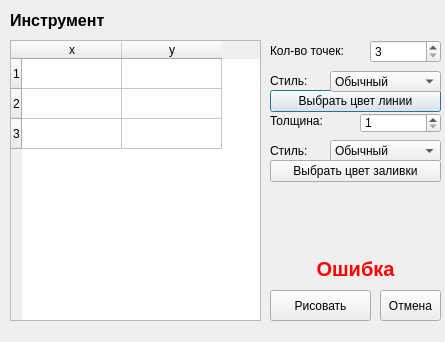
<?xml version="1.0" encoding="UTF-8"?>
<ui version="4.0">
 <class>CurveDialog</class>
 <widget class="QDialog" name="CurveDialog">
  <property name="geometry">
   <rect>
    <x>0</x>
    <y>0</y>
    <width>445</width>
    <height>342</height>
   </rect>
  </property>
  <property name="windowTitle">
   <string>Dialog</string>
  </property>
  <widget class="QTableWidget" name="tableWidget">
   <property name="geometry">
    <rect>
     <x>10</x>
     <y>40</y>
     <width>251</width>
     <height>281</height>
    </rect>
   </property>
   <property name="rowCount">
    <number>3</number>
   </property>
   <row/>
   <row/>
   <row/>
   <column>
    <property name="text">
     <string>x</string>
    </property>
   </column>
   <column>
    <property name="text">
     <string>y</string>
    </property>
   </column>
  </widget>
  <widget class="QSpinBox" name="spinBoxCount">
   <property name="geometry">
    <rect>
     <x>370</x>
     <y>40</y>
     <width>71</width>
     <height>23</height>
    </rect>
   </property>
   <property name="minimum">
    <number>3</number>
   </property>
   <property name="maximum">
    <number>1000</number>
   </property>
  </widget>
  <widget class="QLabel" name="labelCount">
   <property name="geometry">
    <rect>
     <x>270</x>
     <y>40</y>
     <width>91</width>
     <height>21</height>
    </rect>
   </property>
   <property name="text">
    <string>Кол-во точек:</string>
   </property>
  </widget>
  <widget class="QPushButton" name="pushButtonPenColor">
   <property name="geometry">
    <rect>
     <x>270</x>
     <y>90</y>
     <width>171</width>
     <height>22</height>
    </rect>
   </property>
   <property name="autoFillBackground">
    <bool>true</bool>
   </property>
   <property name="text">
    <string>Выбрать цвет линии</string>
   </property>
  </widget>
  <widget class="QLabel" name="labelPenWeight">
   <property name="geometry">
    <rect>
     <x>270</x>
     <y>110</y>
     <width>91</width>
     <height>21</height>
    </rect>
   </property>
   <property name="text">
    <string>Толщина:</string>
   </property>
   <property name="alignment">
    <set>Qt::AlignLeading|Qt::AlignLeft|Qt::AlignVCenter</set>
   </property>
  </widget>
  <widget class="QComboBox" name="comboBoxPenStyle">
   <property name="geometry">
    <rect>
     <x>330</x>
     <y>71</y>
     <width>111</width>
     <height>21</height>
    </rect>
   </property>
   <property name="currentIndex">
    <number>1</number>
   </property>
   <item>
    <property name="text">
     <string>Без линии</string>
    </property>
   </item>
   <item>
    <property name="text">
     <string>Обычный</string>
    </property>
   </item>
   <item>
    <property name="text">
     <string>Пунктир</string>
    </property>
   </item>
   <item>
    <property name="text">
     <string>Пунктир-точка</string>
    </property>
   </item>
   <item>
    <property name="text">
     <string>Пунктир-точка-точка</string>
    </property>
   </item>
  </widget>
  <widget class="QLabel" name="labelPenStyle">
   <property name="geometry">
    <rect>
     <x>270</x>
     <y>70</y>
     <width>61</width>
     <height>21</height>
    </rect>
   </property>
   <property name="text">
    <string>Стиль:</string>
   </property>
   <property name="alignment">
    <set>Qt::AlignLeading|Qt::AlignLeft|Qt::AlignVCenter</set>
   </property>
  </widget>
  <widget class="QSpinBox" name="spinBoxPenWeight">
   <property name="geometry">
    <rect>
     <x>360</x>
     <y>113</y>
     <width>81</width>
     <height>20</height>
    </rect>
   </property>
   <property name="minimum">
    <number>1</number>
   </property>
   <property name="maximum">
    <number>1000</number>
   </property>
  </widget>
  <widget class="QPushButton" name="pushButtonDraw">
   <property name="geometry">
    <rect>
     <x>270</x>
     <y>290</y>
     <width>101</width>
     <height>31</height>
    </rect>
   </property>
   <property name="text">
    <string>Рисовать</string>
   </property>
  </widget>
  <widget class="QPushButton" name="pushButtonCancel">
   <property name="geometry">
    <rect>
     <x>380</x>
     <y>290</y>
     <width>61</width>
     <height>31</height>
    </rect>
   </property>
   <property name="text">
    <string>Отмена</string>
   </property>
  </widget>
  <widget class="QLabel" name="labelError">
   <property name="geometry">
    <rect>
     <x>275</x>
     <y>253</y>
     <width>161</width>
     <height>31</height>
    </rect>
   </property>
   <property name="palette">
    <palette>
     <active>
      <colorrole role="WindowText">
       <brush brushstyle="SolidPattern">
        <color alpha="255">
         <red>255</red>
         <green>0</green>
         <blue>0</blue>
        </color>
       </brush>
      </colorrole>
     </active>
     <inactive>
      <colorrole role="WindowText">
       <brush brushstyle="SolidPattern">
        <color alpha="255">
         <red>255</red>
         <green>0</green>
         <blue>0</blue>
        </color>
       </brush>
      </colorrole>
     </inactive>
     <disabled>
      <colorrole role="WindowText">
       <brush brushstyle="SolidPattern">
        <color alpha="255">
         <red>189</red>
         <green>147</green>
         <blue>249</blue>
        </color>
       </brush>
      </colorrole>
     </disabled>
    </palette>
   </property>
   <property name="font">
    <font>
     <pointsize>15</pointsize>
     <weight>75</weight>
     <bold>true</bold>
    </font>
   </property>
   <property name="text">
    <string>Ошибка</string>
   </property>
   <property name="alignment">
    <set>Qt::AlignCenter</set>
   </property>
  </widget>
  <widget class="QLabel" name="labelBrushStyle">
   <property name="geometry">
    <rect>
     <x>270</x>
     <y>140</y>
     <width>61</width>
     <height>21</height>
    </rect>
   </property>
   <property name="text">
    <string>Стиль:</string>
   </property>
   <property name="alignment">
    <set>Qt::AlignLeading|Qt::AlignLeft|Qt::AlignVCenter</set>
   </property>
  </widget>
  <widget class="QComboBox" name="comboBoxBrushStyle">
   <property name="geometry">
    <rect>
     <x>330</x>
     <y>140</y>
     <width>111</width>
     <height>22</height>
    </rect>
   </property>
   <property name="currentIndex">
    <number>1</number>
   </property>
   <item>
    <property name="text">
     <string>Без заливки</string>
    </property>
   </item>
   <item>
    <property name="text">
     <string>Обычный</string>
    </property>
   </item>
   <item>
    <property name="text">
     <string>Плотность 1</string>
    </property>
   </item>
   <item>
    <property name="text">
     <string>Плотность 2</string>
    </property>
   </item>
   <item>
    <property name="text">
     <string>Плотность 3</string>
    </property>
   </item>
   <item>
    <property name="text">
     <string>Плотность 4</string>
    </property>
   </item>
   <item>
    <property name="text">
     <string>Плотность 5</string>
    </property>
   </item>
   <item>
    <property name="text">
     <string>Плотность 6</string>
    </property>
   </item>
   <item>
    <property name="text">
     <string>Плотность 7</string>
    </property>
   </item>
   <item>
    <property name="text">
     <string>Гор. штрих</string>
    </property>
   </item>
   <item>
    <property name="text">
     <string>Вер. штрих</string>
    </property>
   </item>
   <item>
    <property name="text">
     <string>Клетка</string>
    </property>
   </item>
   <item>
    <property name="text">
     <string>Диаг. штрих 1</string>
    </property>
   </item>
   <item>
    <property name="text">
     <string>Диаг. штрих 2</string>
    </property>
   </item>
   <item>
    <property name="text">
     <string>Диаг. штрих 3</string>
    </property>
   </item>
  </widget>
  <widget class="QPushButton" name="pushButtonBrushColor">
   <property name="geometry">
    <rect>
     <x>270</x>
     <y>160</y>
     <width>171</width>
     <height>22</height>
    </rect>
   </property>
   <property name="autoFillBackground">
    <bool>true</bool>
   </property>
   <property name="text">
    <string>Выбрать цвет заливки</string>
   </property>
  </widget>
  <widget class="QLabel" name="labelTool">
   <property name="geometry">
    <rect>
     <x>10</x>
     <y>10</y>
     <width>391</width>
     <height>21</height>
    </rect>
   </property>
   <property name="font">
    <font>
     <pointsize>12</pointsize>
     <weight>75</weight>
     <bold>true</bold>
    </font>
   </property>
   <property name="text">
    <string>Инструмент</string>
   </property>
  </widget>
 </widget>
 <tabstops>
  <tabstop>tableWidget</tabstop>
  <tabstop>spinBoxCount</tabstop>
  <tabstop>pushButtonPenColor</tabstop>
  <tabstop>comboBoxPenStyle</tabstop>
  <tabstop>spinBoxPenWeight</tabstop>
  <tabstop>pushButtonBrushColor</tabstop>
  <tabstop>comboBoxBrushStyle</tabstop>
  <tabstop>pushButtonDraw</tabstop>
  <tabstop>pushButtonCancel</tabstop>
 </tabstops>
 <resources/>
 <connections/>
</ui>
